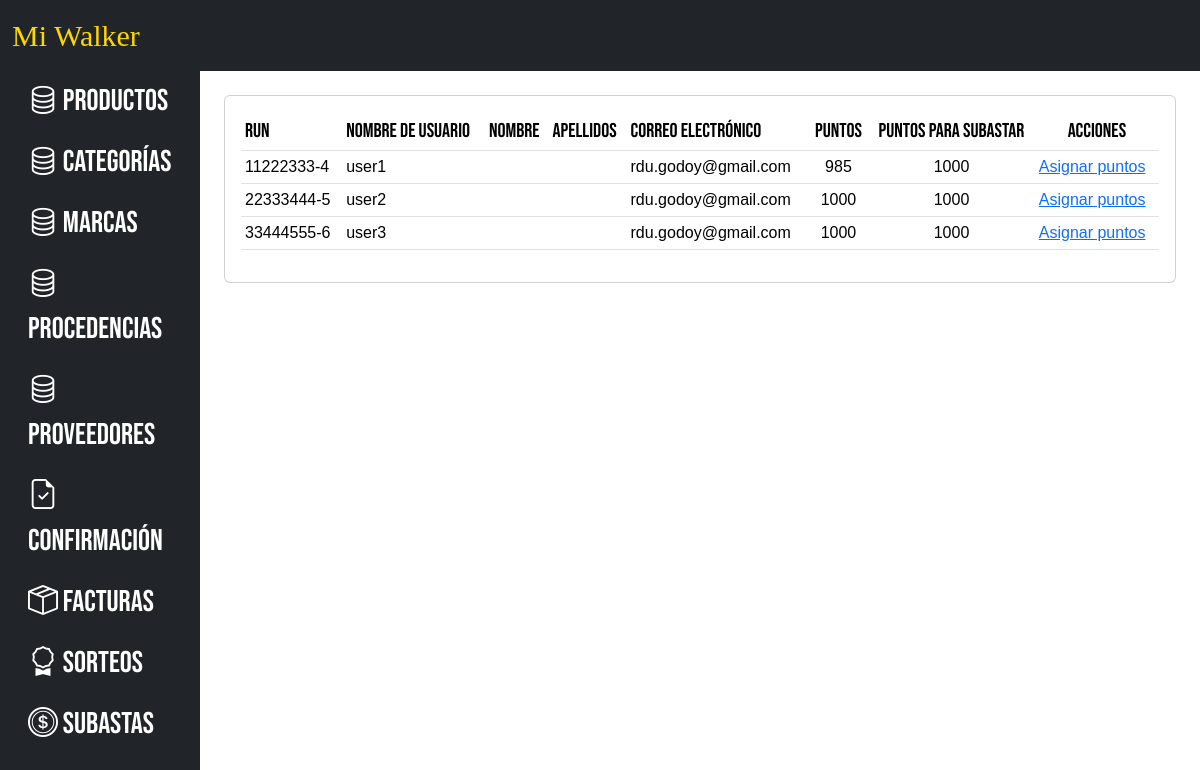
/autenticacion/usuarios/ (signed in), run on the app's committed database.
### roles/models.py (models this page shows, shortened)
class Empleado(models.Model):
    usuario = models.OneToOneField(User, on_delete=models.CASCADE, related_name="Empleado", verbose_name="Usuario")
    run = models.CharField(max_length=10)
    dv = models.CharField(max_length=1)
    direccion = models.CharField(max_length=255)
    puntos = models.PositiveIntegerField(default=1000)
    puntos_subasta = models.PositiveIntegerField(default=1000)

### autenticacion/views.py (the view)
# urls.py: path("usuarios/", views.listado_usuarios, name="usuarios"),
@login_required
def listado_usuarios(request):
    empleados = Empleado.objects.all()
    usuarios = User.objects.all()
    context = {
        "empleados": empleados,
        "usuarios": usuarios,
    }
    return render(request, "components/listado_usuarios.html", context)

### templates/components/listado_usuarios.html (shortened to what this page needs)
{% extends 'layouts/base_admin.html' %}
{% load crispy_forms_tags %}
{% block content %}
<div class="card">
    <div class="card-body">
        <table class="table table-sm">
            <thead>
                <th>RUN</th>
                <th>Nombre de usuario</th>
                <th>Nombre</th>
                <th>Apellidos</th>
                <th>Correo electrónico</th>
                <th class="text-center">Puntos</th>
                <th class="text-center">Puntos para subastar</th>
                <th class="text-center">Acciones</th>
            </thead>
            <tbody>
                {% for empleado in empleados %}
                <tr>
                    <td>{{ empleado.run }}-{{ empleado.dv }}</td>
                    <td>{{ empleado.usuario }}</td>
                    <td>{{ empleado.usuario.first_name }}</td>
                    <td>{{ empleado.usuario.last_name }}</td>
                    <td>{{ empleado.usuario.email }}</td>
                    <td class="text-center">{{ empleado.puntos }}</td>
                    <td class="text-center">{{ empleado.puntos_subasta }}</td>
                    <td>
                        <a href="{% url 'change_puntos' empleado.id %}">Asignar puntos</a>
                    </td>
                </tr>
                {% endfor %}
            </tbody>
        </table>
    </div>
</div>
{% endblock %}

### templates/components/listado_usuarios.html (style rules this page uses)
th { font-size: 20px; font-family: "Bebas Neue"; font-weight: 400; }
tbody { font-family: "Arial"; }

### data on the page
Empleado: run "11222333", dv "4", usuario "user1", usuario.email "rdu.godoy@gmail.com", puntos "985", puntos_subasta "1000"
Empleado: run "22333444", dv "5", usuario "user2", usuario.email "rdu.godoy@gmail.com", puntos "1000", puntos_subasta "1000"
Empleado: run "33444555", dv "6", usuario "user3", usuario.email "rdu.godoy@gmail.com", puntos "1000", puntos_subasta "1000"
